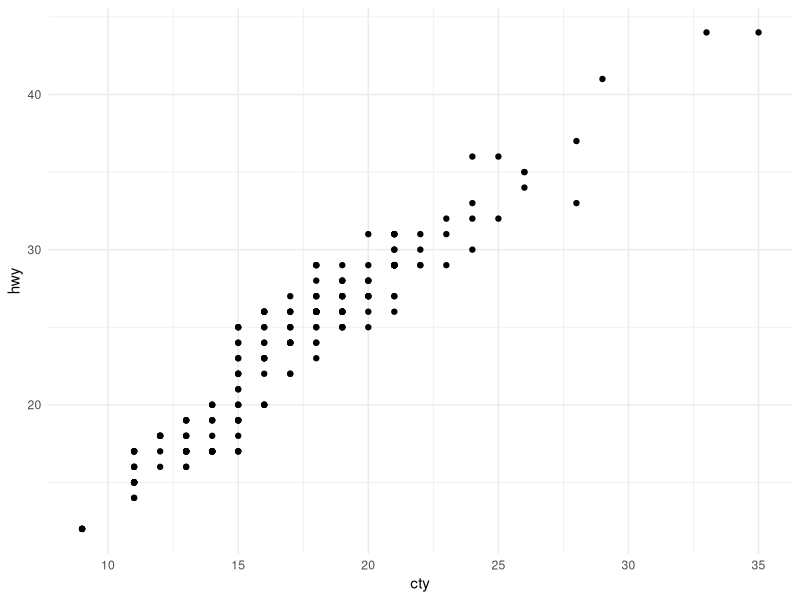
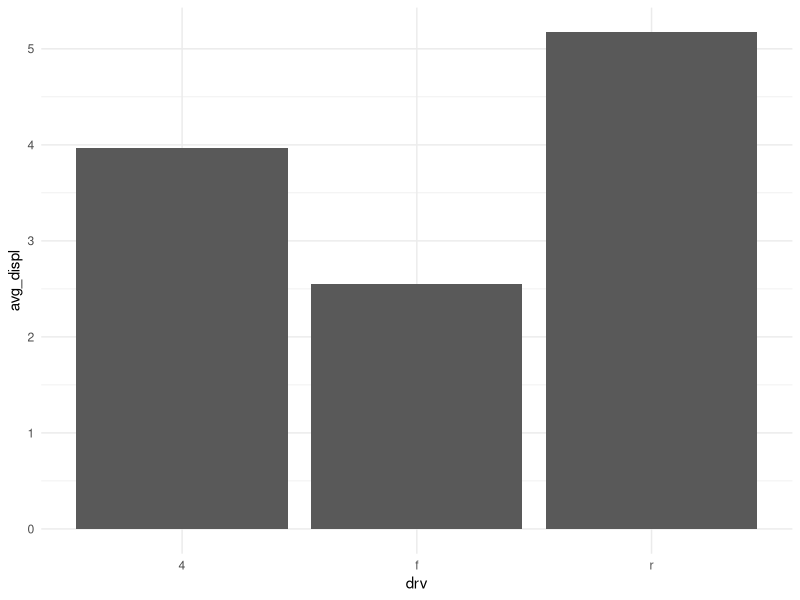
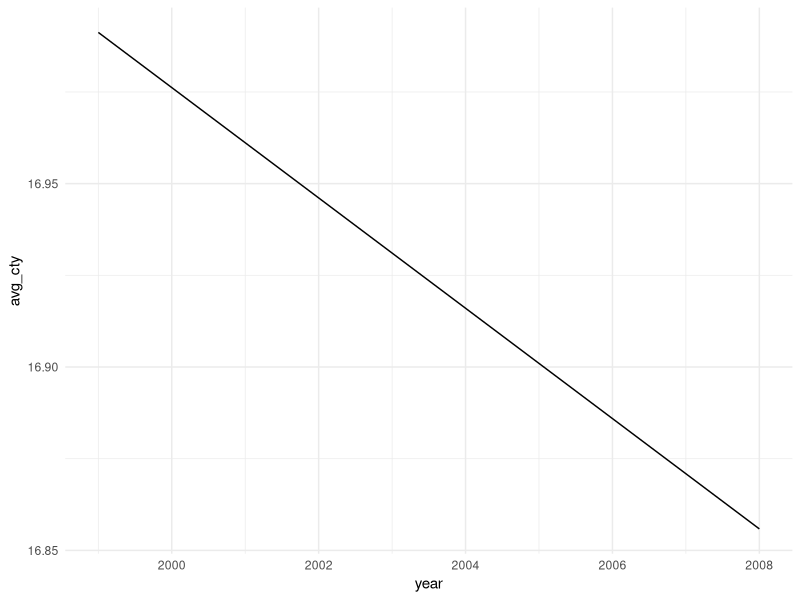
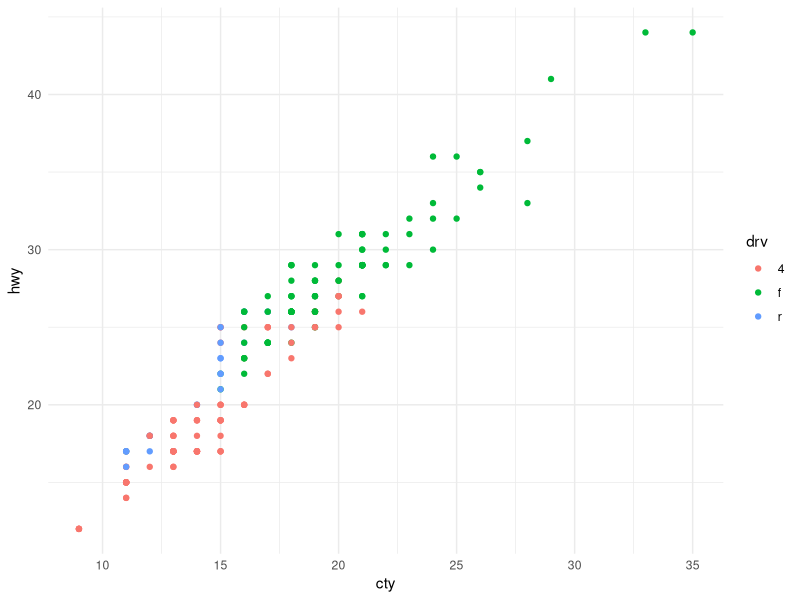
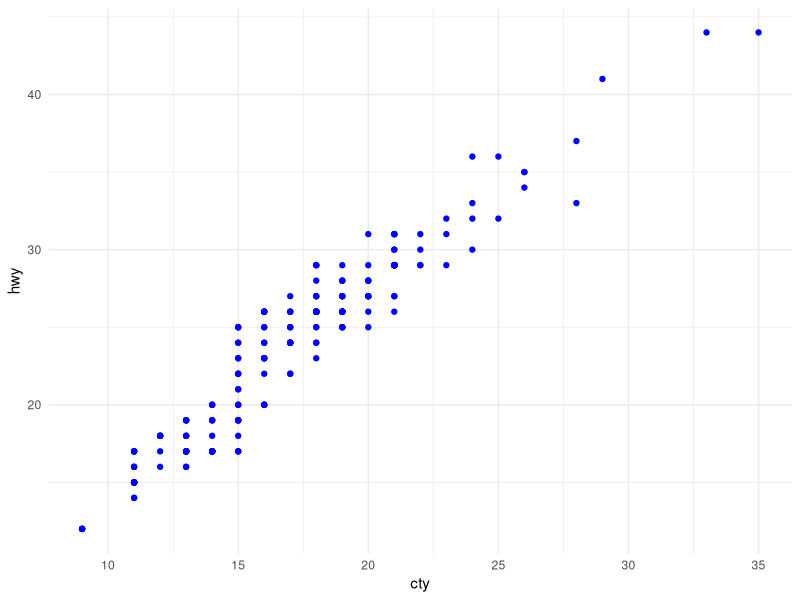
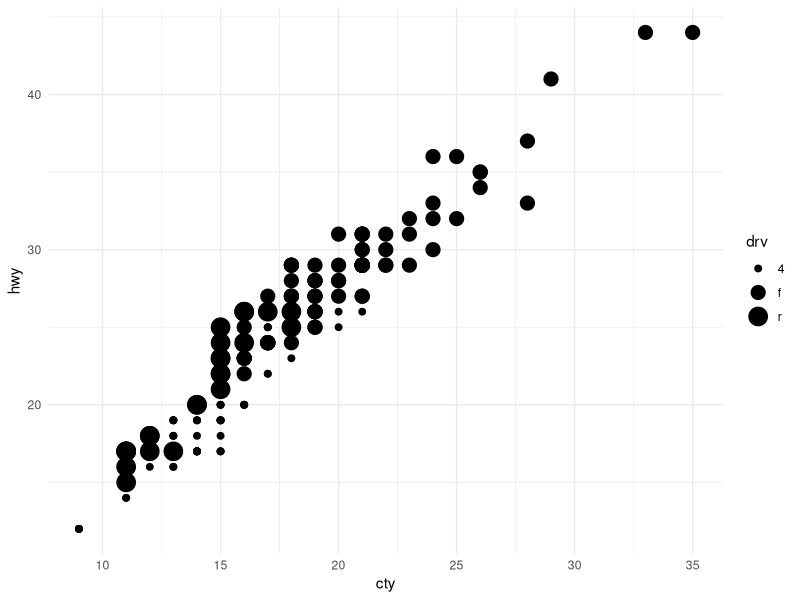
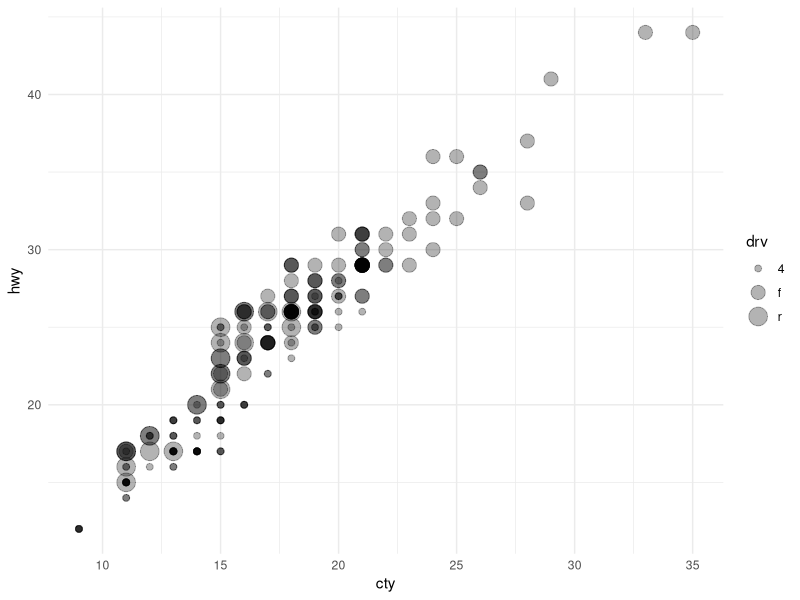
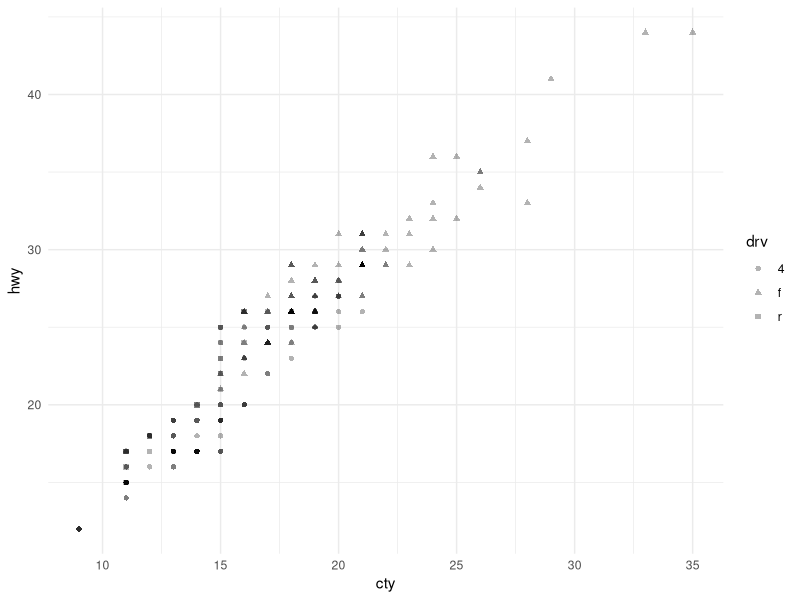

R code for these plots, in order:
### setup ——————————————————————————————————————————————————————————————————————

setwd("week 3-4")

install.packages("ggplot2")
install.packages("data.table")
library(ggplot2)
library(data.table)

theme_set(theme_minimal())

### data ———————————————————————————————————————————————————————————————————————

# sales <- fread("data/sales_sample.csv") %>%
#     .[sample(1:300)] %>%
#     .[, purchase_date := as.Date(purchase_date)] %>%
#     .[sales_amount %between% c(0, 250) & quantity %between% c(0, 15)]

# head(sales)

# mpg: milage per gallon
mpg <- unique(as.data.table(mpg))
head(mpg)
?mpg
nrow(mpg)


### Examples of simple plotting ————————————————————————————————————————————————

# always start with the data transformed to your needs
# then add the ggplot func. call with the data
# and finally add one or more layers

ggplot(data = mpg) +
    geom_point(mapping = aes(x = cty, y = hwy))

mpg_agg <- mpg[, .(avg_displ = mean(displ)), by = drv]
ggplot(data = mpg_agg) +
    geom_col(mapping = aes(x = drv, y = avg_displ))

mpg_agg <- mpg[, .(avg_cty = mean(cty)), year]
ggplot(data = mpg_agg) +
    geom_line(mapping = aes(x = year, y = avg_cty, group = 1))


### Adding more than just X and Y variables ————————————————————————————————————

ggplot(data = mpg) +
    geom_point(mapping = aes(x = cty, y = hwy, color = drv))

# see what happens if you add the color param outside of the mapping function
ggplot(data = mpg) +
    geom_point(mapping = aes(x = cty, y = hwy, color = drv), color = "blue")

# the following wouldn't really make sense
ggplot(data = mpg) +
    geom_point(mapping = aes(x = cty, y = hwy, size = drv))

# use alpha to see through
ggplot(data = mpg) +
    geom_point(mapping = aes(x = cty, y = hwy, size = drv), alpha = .3)

# but this would
ggplot(data = mpg) +
    geom_point(mapping = aes(x = cty, y = hwy, shape = drv), alpha = .3)


### Adding extra lines —————————————————————————————————————————————————————————

# ab line
ggplot(data = mpg) +
    geom_point(mapping = aes(x = cty, y = hwy)) +
    geom_abline(slope = 1, intercept = 0, color = "red")
# mention hline/vline

# linear regression line
ggplot(data = mpg) +
    geom_point(mapping = aes(x = cty, y = hwy)) +
    geom_smooth(mapping = aes(x = cty, y = hwy), method = "lm")

### Facets —————————————————————————————————————————————————————————————————————

ggplot(data = mpg) +
    geom_point(mapping = aes(x = cty, y = hwy), alpha = .3) +
    facet_wrap(~drv)

ggplot(data = mpg) +
    geom_point(mapping = aes(x = cty, y = hwy), alpha = .3) +
    facet_wrap(~drv, ncol = 1)

ggplot(data = mpg) +
    geom_point(mapping = aes(x = cty, y = hwy, color = fl)) +
    facet_wrap(~drv, ncol = 1)
# too much info?


### Plots where data aggregation happens while plotting ————————————————————————

# histogram
ggplot(data = mpg) +
    geom_histogram(mapping = aes(x = hwy))

ggplot(data = mpg) +
    geom_bar(mapping = aes(x = fl))
# Where does count come from?

ggplot(data = mpg) +
    geom_bar(mapping = aes(x = fl, y = stat(prop), group = 1))

ggplot(data = mpg) +
    geom_boxplot(mapping = aes(x = manufacturer, y = hwy))


### Beautifing the plot ————————————————————————————————————————————————————————

# labels
ggplot(data = mpg) +
    geom_point(mapping = aes(x = cty, y = hwy, color = class)) +
    ggtitle("Vehicle fuel consumption: city vs. highway") +
    labs(
        title = "Vehicle fuel consumption: city vs. highway",
        subtitle = "City vs. Highway",
        x = "City",
        y = "Highway",
        color = "Type of car",
        caption = "Fuel consumption is shown in milage per gallon (mpg)"
    ) +
    coord_fixed()

# coord flip
ggplot(data = mpg) +
    geom_boxplot(mapping = aes(x = manufacturer, y = hwy))

ggplot(data = mpg) +
    geom_boxplot(mapping = aes(x = manufacturer, y = hwy)) +
    coord_flip()

# scales: breaks and labels
ggplot(data = mpg) +
    geom_point(mapping = aes(x = cty, y = hwy, color = class)) +
    scale_y_continuous(breaks = seq(0, 45, by = 5)) +
    scale_x_continuous(labels = function(x) paste(x, "m/g"))


# zooming
ggplot(data = mpg) +
    geom_point(mapping = aes(x = cty, y = hwy, color = class)) +
    coord_cartesian(xlim = c(15, 20), ylim = c(25, 30))

# saving your graph
my_plot <- ggplot(data = mpg) +
    geom_point(mapping = aes(x = cty, y = hwy, color = class))

# you can skip the 'plot = ' part
ggsave("figures/my_plot.png", plot = my_plot)
